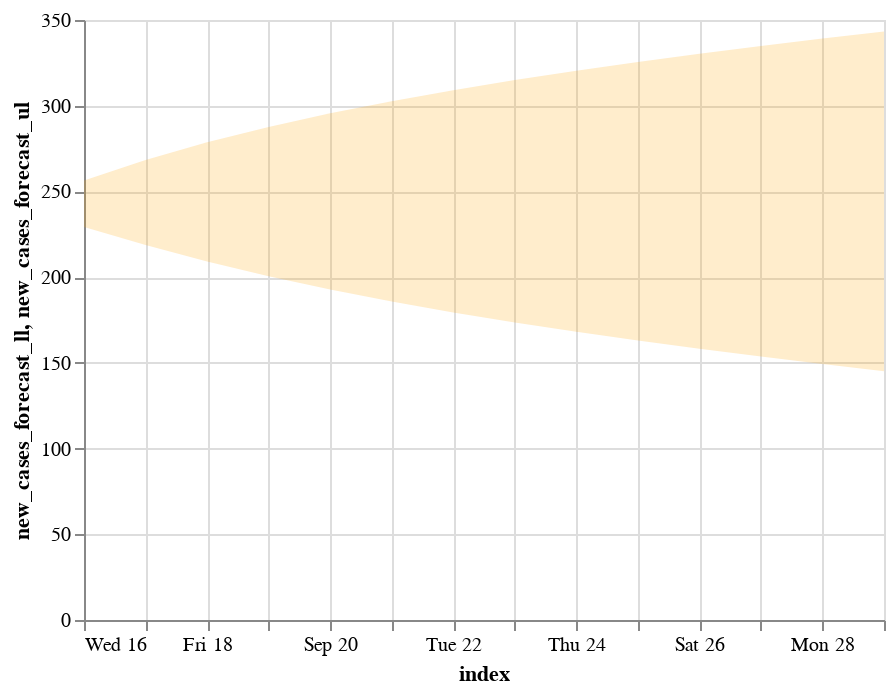

Notebook cell for this chart:
### Code cell
confint_plot = alt.Chart(conf_int).mark_area(opacity=0.2, color='orange').encode(
    alt.X('index:T'),
    alt.Y('new_cases_forecast_ll'),
    alt.Y2('new_cases_forecast_ul')
)
confint_plot

### Figure 1 — Vega-Lite specification as saved in the notebook (floating-point values rounded to 4 significant figures)
{"config": {"view": {"continuousWidth": 400, "continuousHeight": 300}}, "data": {"name": "data-3bbf9f4ba5778906a8c25a25e27f8f34"}, "mark": {"type": "area", "color": "orange", "opacity": 0.2}, "encoding": {"x": {"type": "temporal", "field": "index"}, "y": {"type": "quantitative", "field": "new_cases_forecast_ll"}, "y2": {"field": "new_cases_forecast_ul"}}, "$schema": "https://vega.github.io/schema/vega-lite/v4.8.1.json", "datasets": {"data-3bbf9f4ba5778906a8c25a25e27f8f34": [{"index": "2020-09-16T00:00:00", "new_cases_forecast_ll": 229.2, "new_cases_forecast_ul": 256.4}, {"index": "2020-09-17T00:00:00", "new_cases_forecast_ll": 218.7, "new_cases_forecast_ul": 268.3}, {"index": "2020-09-18T00:00:00", "new_cases_forecast_ll": 209.1, "new_cases_forecast_ul": 278.6}, {"index": "2020-09-19T00:00:00", "new_cases_forecast_ll": 200.5, "new_cases_forecast_ul": 287.7}, {"index": "2020-09-20T00:00:00", "new_cases_forecast_ll": 192.7, "new_cases_forecast_ul": 295.6}, {"index": "2020-09-21T00:00:00", "new_cases_forecast_ll": 185.7, "new_cases_forecast_ul": 302.7}, {"index": "2020-09-22T00:00:00", "new_cases_forecast_ll": 179.4, "new_cases_forecast_ul": 309.1}, {"index": "2020-09-23T00:00:00", "new_cases_forecast_ll": 173.5, "new_cases_forecast_ul": 315.0}, {"index": "2020-09-24T00:00:00", "new_cases_forecast_ll": 168.1, "new_cases_forecast_ul": 320.4}, {"index": "2020-09-25T00:00:00", "new_cases_forecast_ll": 163.0, "new_cases_forecast_ul": 325.5}, {"index": "2020-09-26T00:00:00", "new_cases_forecast_ll": 158.2, "new_cases_forecast_ul": 330.3}, {"index": "2020-09-27T00:00:00", "new_cases_forecast_ll": 153.6, "new_cases_forecast_ul": 334.9}, {"index": "2020-09-28T00:00:00", "new_cases_forecast_ll": 149.3, "new_cases_forecast_ul": 339.2}, {"index": "2020-09-29T00:00:00", "new_cases_forecast_ll": 145.2, "new_cases_forecast_ul": 343.3}]}}
